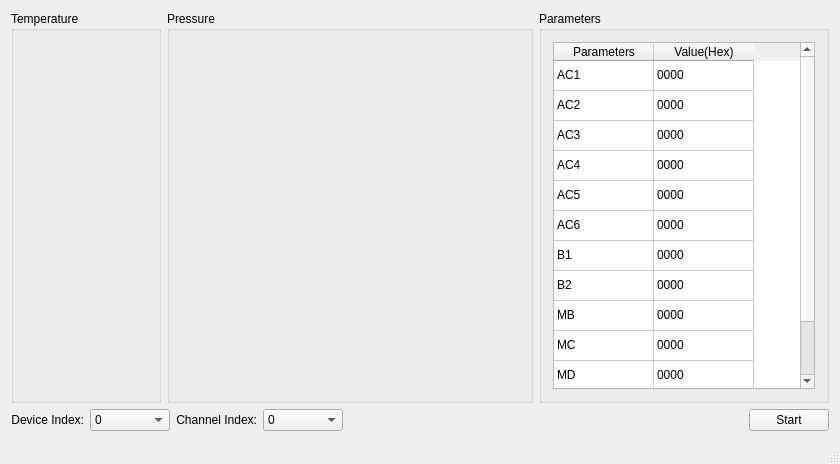
<?xml version="1.0" encoding="UTF-8"?>
<ui version="4.0">
 <class>MainWindow</class>
 <widget class="QMainWindow" name="MainWindow">
  <property name="geometry">
   <rect>
    <x>0</x>
    <y>0</y>
    <width>840</width>
    <height>464</height>
   </rect>
  </property>
  <property name="windowTitle">
   <string>Temperature&amp;Pressure Measure</string>
  </property>
  <widget class="QWidget" name="centralWidget">
   <layout class="QGridLayout" name="gridLayout_3">
    <item row="0" column="0">
     <layout class="QVBoxLayout" name="verticalLayout">
      <item>
       <layout class="QHBoxLayout" name="horizontalLayout_4">
        <item>
         <widget class="QGroupBox" name="temperatureGroupBox">
          <property name="sizePolicy">
           <sizepolicy hsizetype="Fixed" vsizetype="Expanding">
            <horstretch>0</horstretch>
            <verstretch>0</verstretch>
           </sizepolicy>
          </property>
          <property name="minimumSize">
           <size>
            <width>150</width>
            <height>0</height>
           </size>
          </property>
          <property name="maximumSize">
           <size>
            <width>16777215</width>
            <height>16777215</height>
           </size>
          </property>
          <property name="title">
           <string>Temperature</string>
          </property>
          <layout class="QGridLayout" name="gridLayout"/>
         </widget>
        </item>
        <item>
         <widget class="QGroupBox" name="pressureGroupBox">
          <property name="sizePolicy">
           <sizepolicy hsizetype="Fixed" vsizetype="Expanding">
            <horstretch>0</horstretch>
            <verstretch>0</verstretch>
           </sizepolicy>
          </property>
          <property name="minimumSize">
           <size>
            <width>366</width>
            <height>0</height>
           </size>
          </property>
          <property name="maximumSize">
           <size>
            <width>16777215</width>
            <height>16777215</height>
           </size>
          </property>
          <property name="title">
           <string>Pressure</string>
          </property>
          <layout class="QGridLayout" name="gridLayout_2"/>
         </widget>
        </item>
        <item>
         <widget class="QGroupBox" name="groupBox_4">
          <property name="title">
           <string>Parameters</string>
          </property>
          <layout class="QGridLayout" name="gridLayout_4">
           <item row="0" column="0">
            <widget class="QTableWidget" name="parameterTableWidget">
             <attribute name="verticalHeaderVisible">
              <bool>false</bool>
             </attribute>
             <row>
              <property name="text">
               <string>1</string>
              </property>
             </row>
             <row>
              <property name="text">
               <string>2</string>
              </property>
             </row>
             <row>
              <property name="text">
               <string>3</string>
              </property>
             </row>
             <row>
              <property name="text">
               <string>4</string>
              </property>
             </row>
             <row>
              <property name="text">
               <string>5</string>
              </property>
             </row>
             <row>
              <property name="text">
               <string>6</string>
              </property>
             </row>
             <row>
              <property name="text">
               <string>7</string>
              </property>
             </row>
             <row>
              <property name="text">
               <string>8</string>
              </property>
             </row>
             <row>
              <property name="text">
               <string>9</string>
              </property>
             </row>
             <row>
              <property name="text">
               <string>10</string>
              </property>
             </row>
             <row>
              <property name="text">
               <string>12</string>
              </property>
             </row>
             <row>
              <property name="text">
               <string>13</string>
              </property>
             </row>
             <column>
              <property name="text">
               <string>Parameters</string>
              </property>
             </column>
             <column>
              <property name="text">
               <string>Value(Hex)</string>
              </property>
             </column>
             <item row="0" column="0">
              <property name="text">
               <string>AC1</string>
              </property>
             </item>
             <item row="0" column="1">
              <property name="text">
               <string>0000</string>
              </property>
             </item>
             <item row="1" column="0">
              <property name="text">
               <string>AC2</string>
              </property>
             </item>
             <item row="1" column="1">
              <property name="text">
               <string>0000</string>
              </property>
             </item>
             <item row="2" column="0">
              <property name="text">
               <string>AC3</string>
              </property>
             </item>
             <item row="2" column="1">
              <property name="text">
               <string>0000</string>
              </property>
             </item>
             <item row="3" column="0">
              <property name="text">
               <string>AC4</string>
              </property>
             </item>
             <item row="3" column="1">
              <property name="text">
               <string>0000</string>
              </property>
             </item>
             <item row="4" column="0">
              <property name="text">
               <string>AC5</string>
              </property>
             </item>
             <item row="4" column="1">
              <property name="text">
               <string>0000</string>
              </property>
             </item>
             <item row="5" column="0">
              <property name="text">
               <string>AC6</string>
              </property>
             </item>
             <item row="5" column="1">
              <property name="text">
               <string>0000</string>
              </property>
             </item>
             <item row="6" column="0">
              <property name="text">
               <string>B1</string>
              </property>
             </item>
             <item row="6" column="1">
              <property name="text">
               <string>0000</string>
              </property>
             </item>
             <item row="7" column="0">
              <property name="text">
               <string>B2</string>
              </property>
             </item>
             <item row="7" column="1">
              <property name="text">
               <string>0000</string>
              </property>
             </item>
             <item row="8" column="0">
              <property name="text">
               <string>MB</string>
              </property>
             </item>
             <item row="8" column="1">
              <property name="text">
               <string>0000</string>
              </property>
             </item>
             <item row="9" column="0">
              <property name="text">
               <string>MC</string>
              </property>
             </item>
             <item row="9" column="1">
              <property name="text">
               <string>0000</string>
              </property>
             </item>
             <item row="10" column="0">
              <property name="text">
               <string>MD</string>
              </property>
             </item>
             <item row="10" column="1">
              <property name="text">
               <string>0000</string>
              </property>
             </item>
             <item row="11" column="0">
              <property name="text">
               <string>ID</string>
              </property>
             </item>
             <item row="11" column="1">
              <property name="text">
               <string>00</string>
              </property>
             </item>
            </widget>
           </item>
          </layout>
         </widget>
        </item>
       </layout>
      </item>
      <item>
       <layout class="QHBoxLayout" name="horizontalLayout_5">
        <item>
         <layout class="QHBoxLayout" name="horizontalLayout">
          <item>
           <widget class="QLabel" name="label">
            <property name="text">
             <string>Device Index:</string>
            </property>
            <property name="alignment">
             <set>Qt::AlignRight|Qt::AlignTrailing|Qt::AlignVCenter</set>
            </property>
           </widget>
          </item>
          <item>
           <widget class="QComboBox" name="deviceIndexComboBox">
            <property name="minimumSize">
             <size>
              <width>80</width>
              <height>0</height>
             </size>
            </property>
            <item>
             <property name="text">
              <string>0</string>
             </property>
            </item>
            <item>
             <property name="text">
              <string>1</string>
             </property>
            </item>
            <item>
             <property name="text">
              <string>2</string>
             </property>
            </item>
            <item>
             <property name="text">
              <string>3</string>
             </property>
            </item>
            <item>
             <property name="text">
              <string>4</string>
             </property>
            </item>
            <item>
             <property name="text">
              <string>5</string>
             </property>
            </item>
            <item>
             <property name="text">
              <string>6</string>
             </property>
            </item>
            <item>
             <property name="text">
              <string>7</string>
             </property>
            </item>
            <item>
             <property name="text">
              <string>8</string>
             </property>
            </item>
            <item>
             <property name="text">
              <string>9</string>
             </property>
            </item>
           </widget>
          </item>
         </layout>
        </item>
        <item>
         <layout class="QHBoxLayout" name="horizontalLayout_2">
          <item>
           <widget class="QLabel" name="label_2">
            <property name="text">
             <string>Channel Index:</string>
            </property>
            <property name="alignment">
             <set>Qt::AlignRight|Qt::AlignTrailing|Qt::AlignVCenter</set>
            </property>
           </widget>
          </item>
          <item>
           <widget class="QComboBox" name="channelIndexComboBox">
            <property name="minimumSize">
             <size>
              <width>80</width>
              <height>0</height>
             </size>
            </property>
            <item>
             <property name="text">
              <string>0</string>
             </property>
            </item>
            <item>
             <property name="text">
              <string>1</string>
             </property>
            </item>
           </widget>
          </item>
         </layout>
        </item>
        <item>
         <spacer name="horizontalSpacer">
          <property name="orientation">
           <enum>Qt::Horizontal</enum>
          </property>
          <property name="sizeHint" stdset="0">
           <size>
            <width>40</width>
            <height>20</height>
           </size>
          </property>
         </spacer>
        </item>
        <item>
         <widget class="QPushButton" name="startPushButton">
          <property name="text">
           <string>Start</string>
          </property>
         </widget>
        </item>
       </layout>
      </item>
     </layout>
    </item>
   </layout>
  </widget>
  <widget class="QMenuBar" name="menuBar">
   <property name="geometry">
    <rect>
     <x>0</x>
     <y>0</y>
     <width>840</width>
     <height>23</height>
    </rect>
   </property>
  </widget>
  <widget class="QStatusBar" name="statusBar"/>
 </widget>
 <layoutdefault spacing="6" margin="11"/>
 <resources/>
 <connections/>
</ui>
